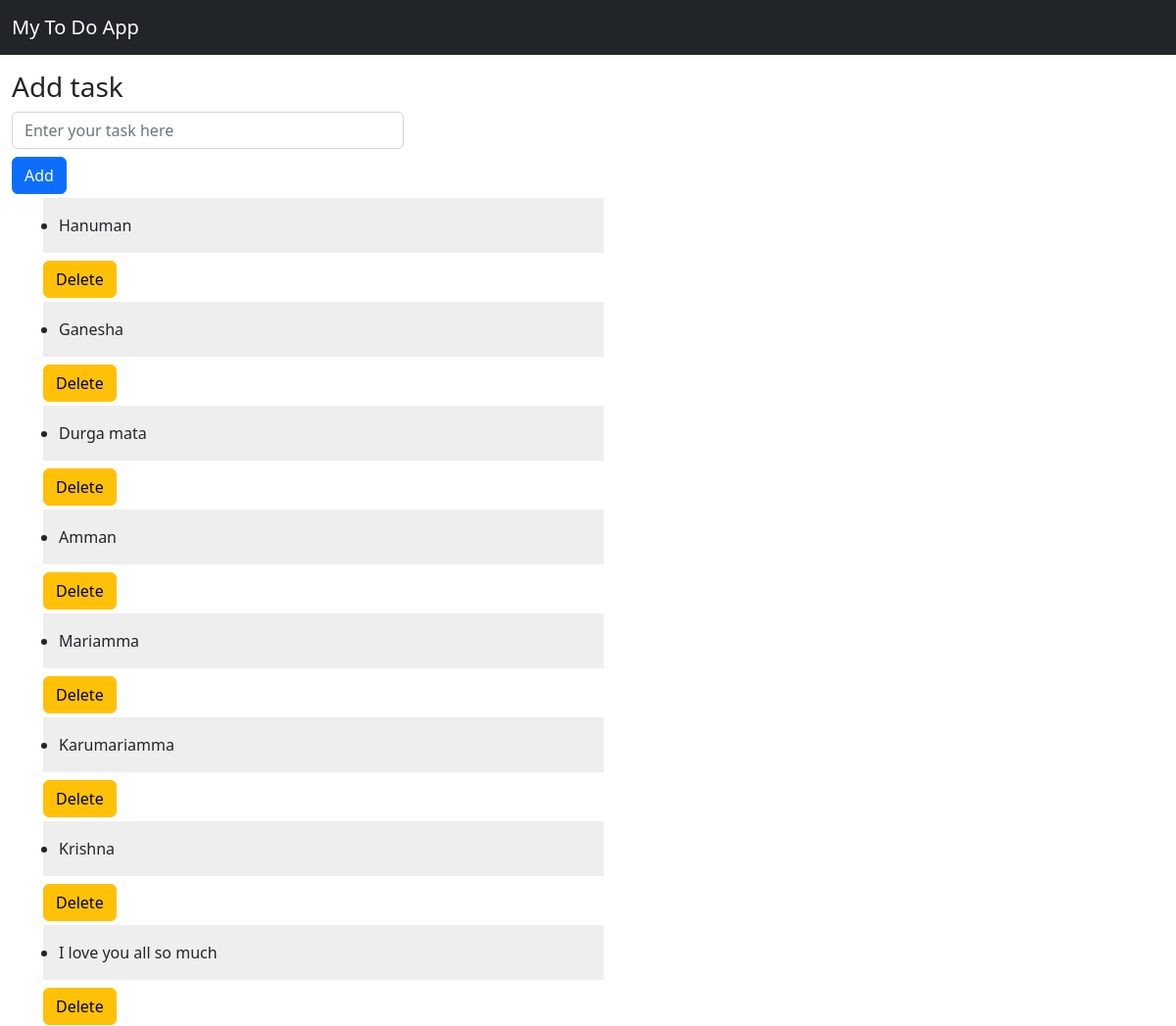
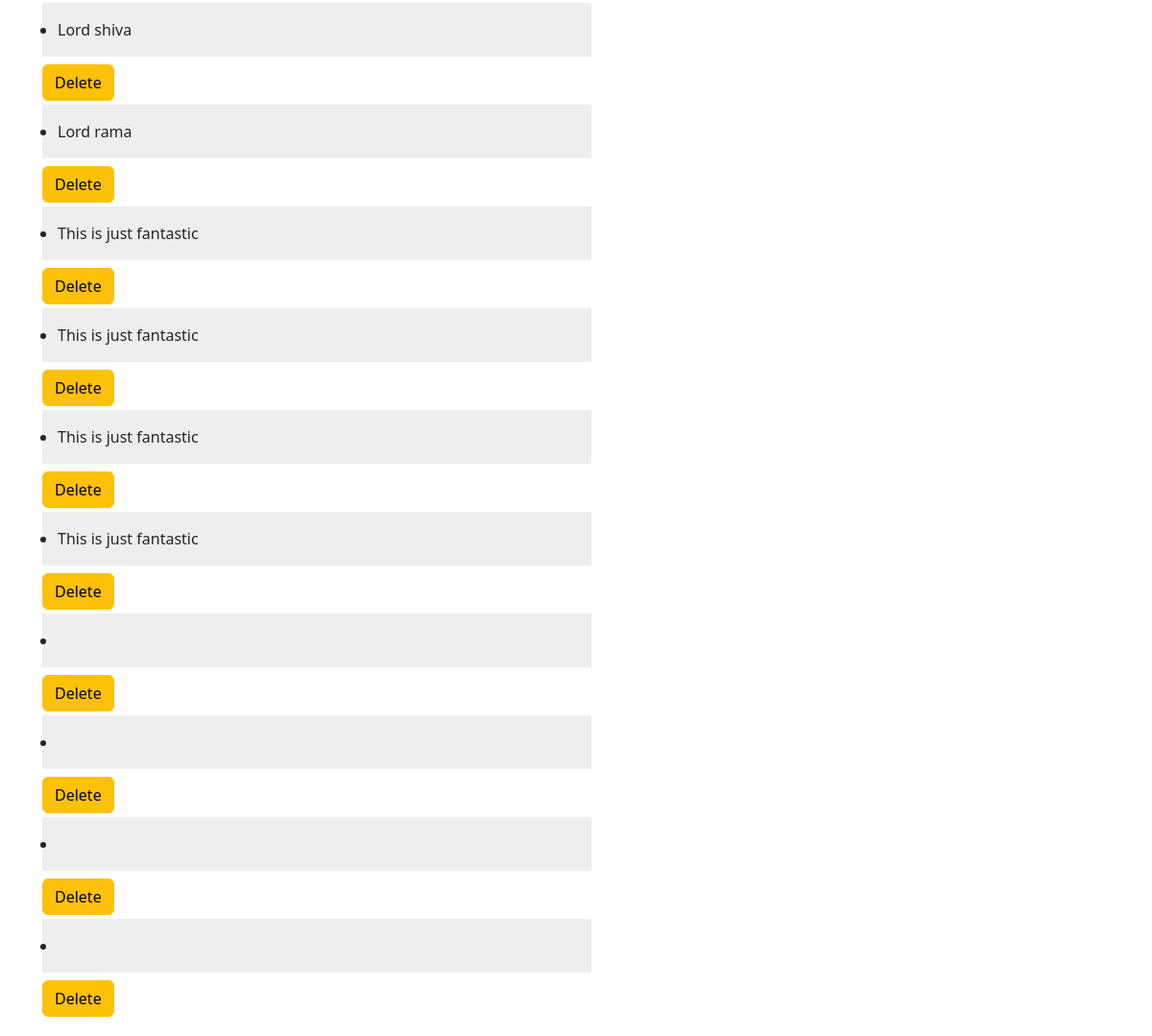
The page / on the database its author committed (2 pictures, top to bottom).
### App1/models.py (models this page shows)
class ToDoApp(models.Model):
    input_date = models.DateTimeField(auto_now_add=True, auto_now=False, blank=True)
    items = models.CharField(max_length=200)
    class Meta:
        verbose_name_plural = 'To Do App'

### pages/views.py (the view)
# urls.py: path('', home_view, name='home'),
def home_view(requests, *args, **kwargs):
    data = ToDoApp.objects.all()
    data = ToDoApp.objects.all()
    my_context = {
        'items': data,
    }
    return render(requests, 'home.html', my_context)

### Templates/home.html (shortened to what this page needs)
{% extends 'base.html' %}
{% block content %}
<div class="container-fluid">
    <div class="row">
        <div class="col">
            <h3 class="sr-only mt-3">Add task</h3>
                <form class="form-inline" action="add_todo"method="post">
                        <input autofocus type="text" class="form-control input-normal" name="content" placeholder="Enter your task here" style="width:400px">
                        <button type="submit" class="btn btn-primary mb-1 mt-2">Add</button>
                        <ul>{% for item in items %}
                            <div class="w-50 p-3" style="background-color: #eee;">
                                <li> {{ item.items}}
                            </div>
                                    <button type="submit"
                                        class="btn btn-warning
                                        mb-1 mt-2">Delete
                                    </button>
                          {% endfor %}
                        </ul>
                </form>
        </div>
    </div>
</div>
{% endblock %}

### Templates/base.html (shortened to what this page needs)
<!doctype html>
<html lang="en">
  <head>
    <link href="https://cdn.jsdelivr.net/npm/bootstrap@5.2.0-beta1/dist/css/bootstrap.min.css" rel="stylesheet">
  </head>
  <body>
    {% include 'navbar.html' %}
    {% block content %}
    {% endblock %}
  </body>
</html>

### Templates/navbar.html
<nav class="navbar navbar-dark bg-dark">
  <div class="container-fluid">
      <a class="navbar-brand" href="#">My To Do App</a>
  </div>
</nav>

### rows shown on the page
ToDoApp: items "Hanuman"
ToDoApp: items "Ganesha"
ToDoApp: items "Durga mata"
ToDoApp: items "Amman"
ToDoApp: items "Mariamma"
ToDoApp: items "Karumariamma"
ToDoApp: items "Krishna"
ToDoApp: items "I love you all so much"
ToDoApp: items "Lord shiva"
ToDoApp: items "Lord rama"
ToDoApp: items "This is just fantastic"
ToDoApp: items "This is just fantastic"
ToDoApp: items "This is just fantastic"
ToDoApp: items "This is just fantastic"
